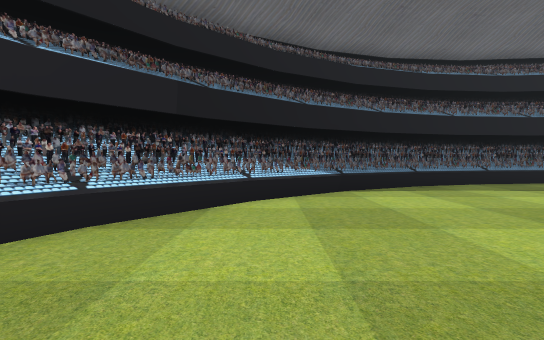
View 1 (above)

17 first-person views from a walk through a Unity game level. The camera is 1.2 m above the floor, tilts 2° down and sees 85° across. The floor is counted in squares, 2 m on a side. Each view is taken from the middle of a square. On the plan, view 1 faces up. The plan holds only what a view shows up to about 9 squares ahead; the rest is blank. The place goes on beyond the plan.

View 2
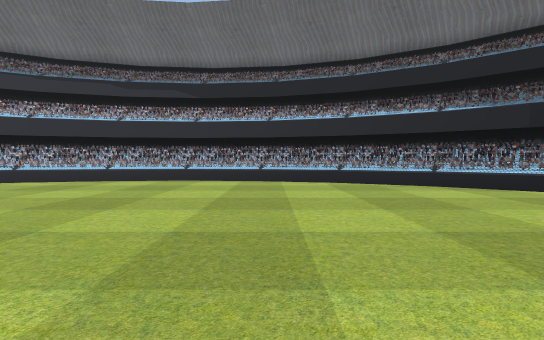

View 3
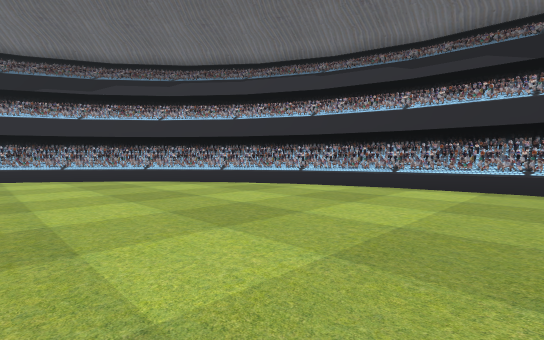

View 4
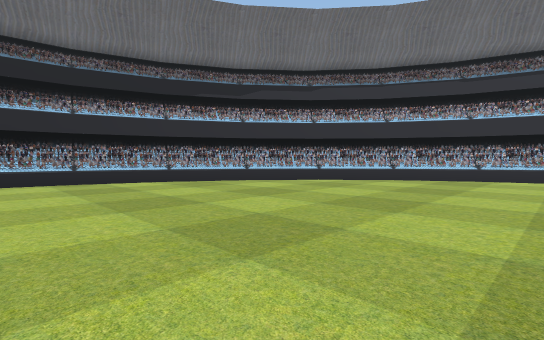

View 5
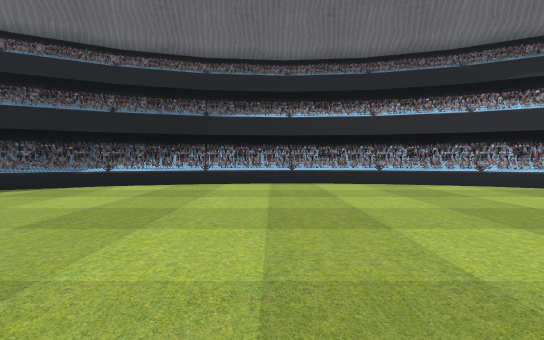

View 6
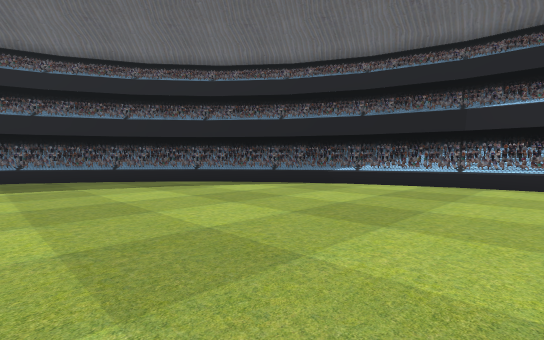

View 7
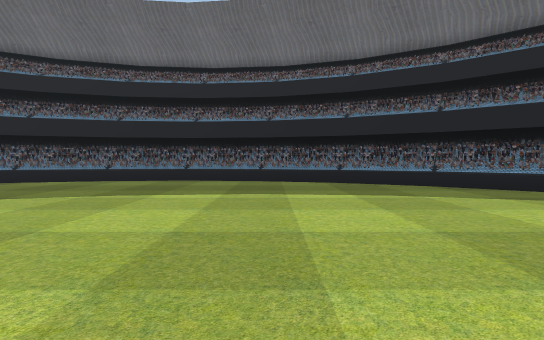

View 8
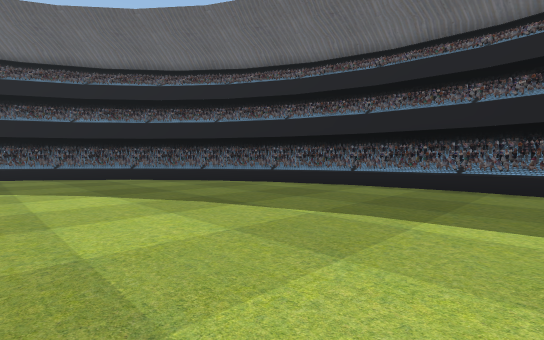

View 9
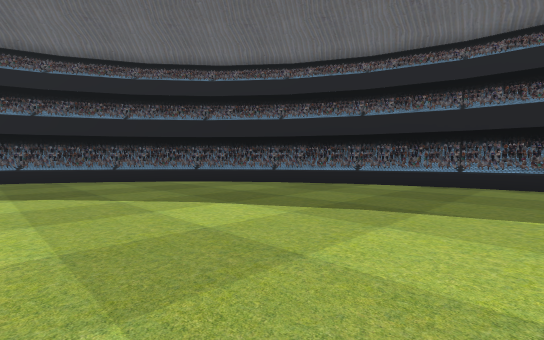

View 10
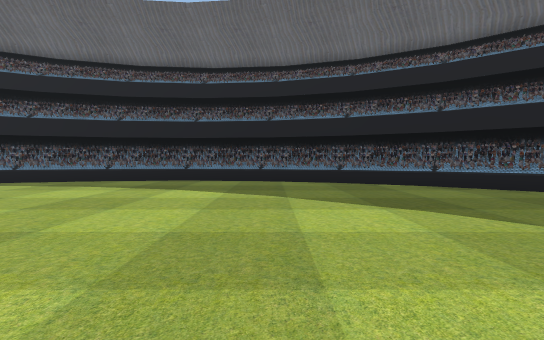

View 11
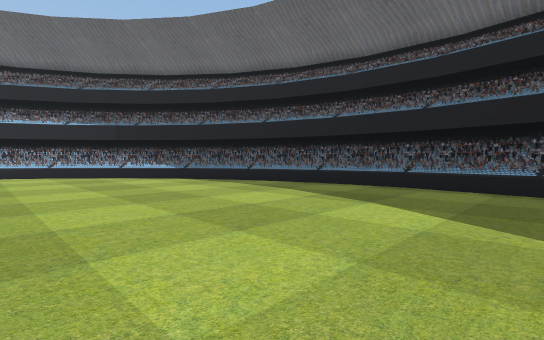

View 12
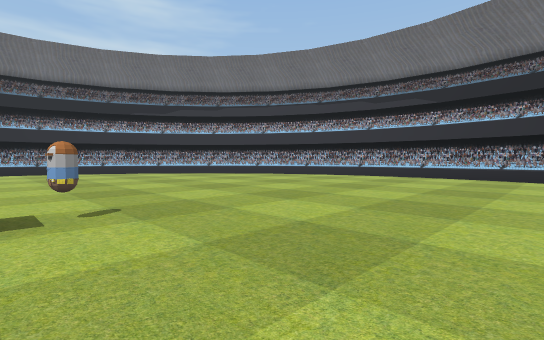

View 13
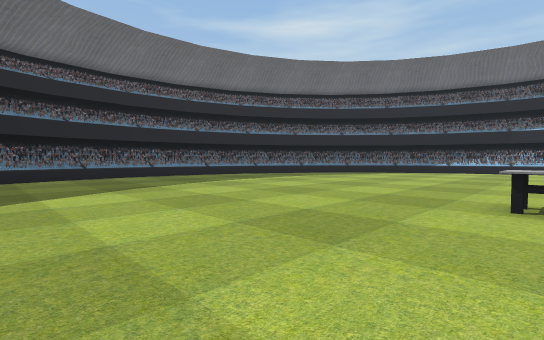

View 14
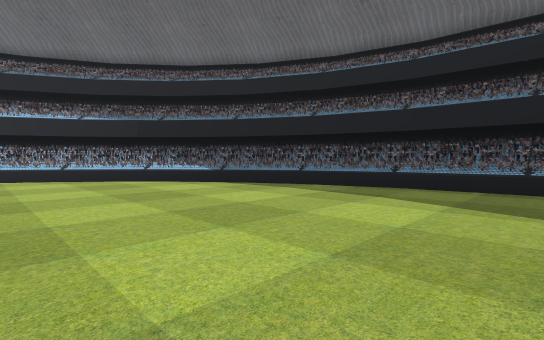

View 15
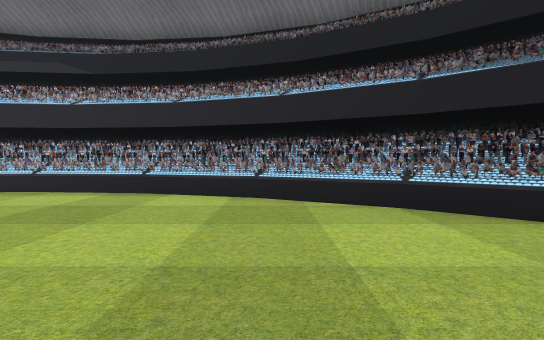

View 16
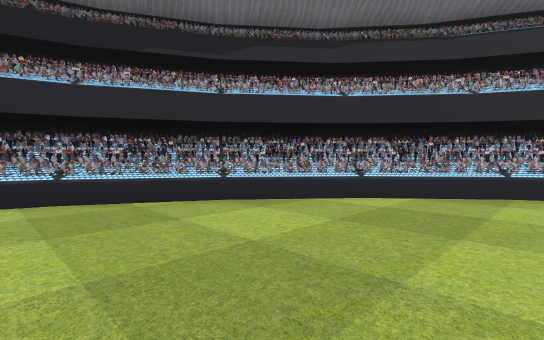

View 17
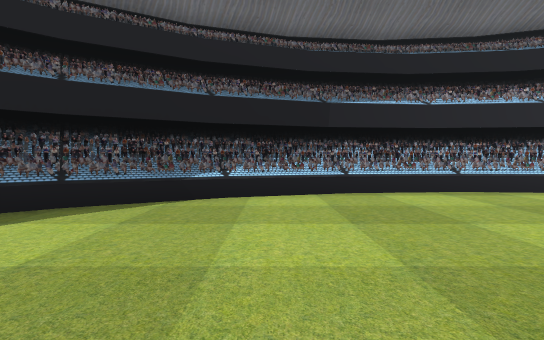

### Floor plan
Key: @ floor where view 1 was taken; # wall or solid block; . floor; ^ raised ledge; O other object.
Columns run from 5 left of view 1 to 20 right of it. Each row starts with its distance up from view 1.
  9            #####
  8         ##^^^^^^##
  7       #^^^......^^^#
  6      #^^..........^^#
  5    ##^..............^#
  4    #^................^#
  3   #^..................^#
  2   ^^..................^^
  1  #^....................^#
  0  #^..@.................^#
 -1  ^......................^
 -2 #^......................^#
 -3 #^......................^#
 -4 #^.........OOO..........^#
 -5 #^......................^
 -6  ^......................^
 -7  #^....................^#
 -8  #^....................^#
 -9   ^^..................^^
-10   #^..................^#
-11    #^................^#
-12     #^..............^#
-13      #^^..........^^#
-14       #^^^......^^^#
-15         ##^^^^^^##
-16            ####

Where each view was taken, in squares from view 1:
view 1: 0 up, 0 right, facing up
view 2: 1 down, 5 right, facing left
view 3: 3 down, 3 right, facing down-left
view 4: 6 down, 7 right, facing down-left
view 5: 7 down, 8 right, facing down
view 6: 7 down, 8 right, facing down-right
view 7: 6 down, 10 right, facing right
view 8: 5 down, 12 right, facing up-right
view 9: 3 down, 11 right, facing up-right
view 10: 1 down, 10 right, facing up
view 11: 1 up, 10 right, facing up-left
view 12: 0 up, 7 right, facing down-left
view 13: 1 up, 8 right, facing down-right
view 14: 1 up, 8 right, facing up-left
view 15: 1 up, 2 right, facing left
view 16: 9 down, 4 right, facing down-left
view 17: 9 down, 11 right, facing down
